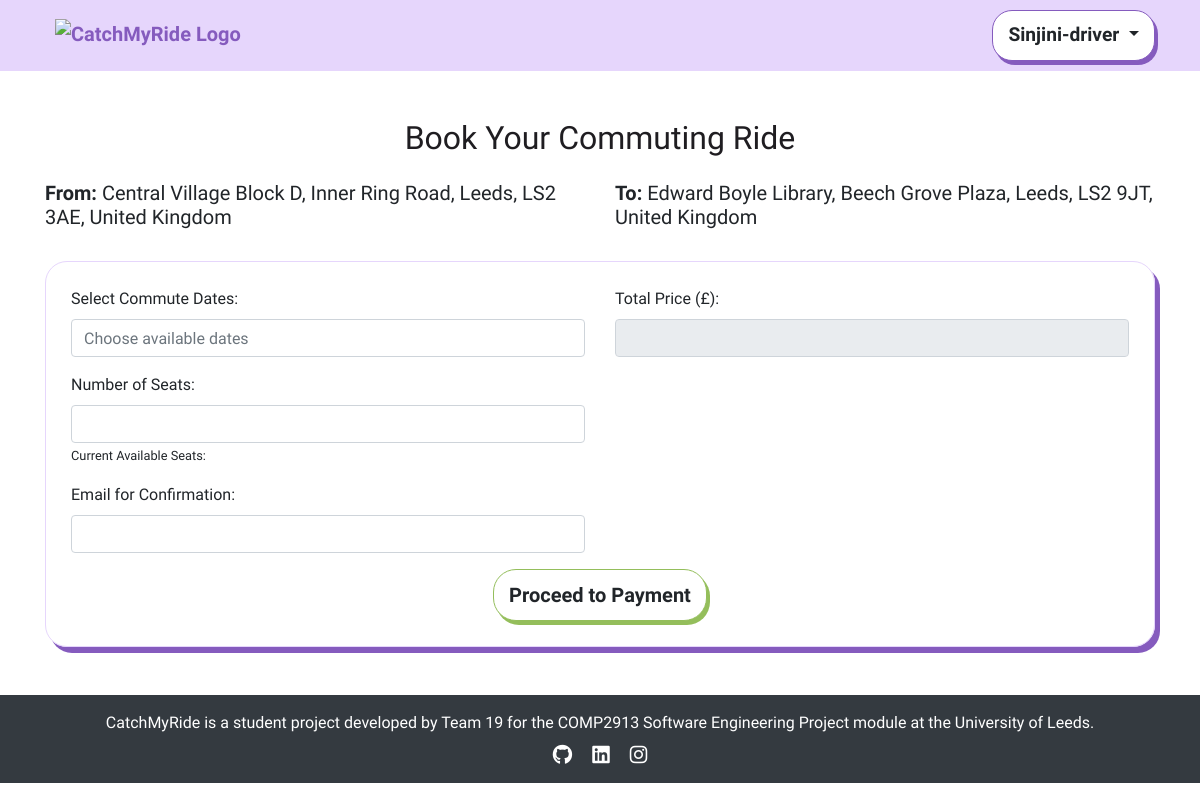
The app's page /book_commuting/2 (signed in) with its own data.
### app/models.py (models this page shows, shortened)
class User(db.Model, UserMixin):
    id = db.Column(db.Integer, primary_key=True)
    username = db.Column(db.String(100), unique=True, nullable=False)
    email = db.Column(db.String(150), unique=True, nullable=False)
    password_hash = db.Column(db.String(200), nullable=False)
    is_active = db.Column(db.Boolean, default=True) # to check if the user activation (user authentication)
    is_manager = db.Column(db.Boolean, default=False)
    published_rides = db.relationship('publish_ride', backref='driver', lazy=True)
    booked_rides = db.relationship('publish_ride', secondary=passenger_rides, backref='passengers')

class publish_ride(db.Model):
    id = db.Column(db.Integer, primary_key=True)
    driver_id = db.Column(db.Integer, db.ForeignKey('user.id'), nullable=False)
    driver_name = db.Column(db.String(100), nullable=False)  # Added Driver Name
    from_location = db.Column(db.String(200), nullable=False)
    to_location = db.Column(db.String(200), nullable=False)
    date_time = db.Column(db.DateTime, nullable=True)  # Now optional
    available_seats_per_date = db.Column(db.JSON, nullable=True)
    price_per_seat = db.Column(db.Float, nullable=False)
    category = db.Column(db.String(50), nullable=False)
    recurrence_dates = db.Column(db.String(255), nullable=True)
    commute_times = db.Column(db.String(255), nullable=True)  # Stores commute time slots
    is_available = db.Column(db.Boolean, default=True)
    status = db.Column(db.String(20), default="Booked")

### app/views.py (the view, shortened to what this page needs)
@app.route('/book_commuting/<int:ride_id>', methods=['GET', 'POST'])
@login_required
def book_commuting(ride_id):
    london = pytz.timezone("Europe/London")
    aware_now = datetime.now(london)
    now = aware_now.replace(tzinfo=None)
    ride = publish_ride.query.get_or_404(ride_id)
    db.session.refresh(ride)
    raw_seat_tracking = json.loads(ride.available_seats_per_date) if ride.available_seats_per_date else {}
    seat_tracking = {
        date: seats for date, seats in raw_seat_tracking.items()
        if datetime.strptime(date, "%Y-%m-%d") >= now
    }
    available_dates = [
        date.strip() for date in (ride.recurrence_dates.split(",") if ride.recurrence_dates else [])
        if datetime.strptime(date.strip(), "%Y-%m-%d") >= now
    ]
    seat_data = seat_tracking
    return render_template(
        'book_commuting.html',
        ride=ride,
        available_dates=available_dates,
        seat_data=seat_data,
        seat_tracking=seat_tracking,
        user=current_user
    )

### app/views.py (called while the page is built)
@app.before_request
def check_redirect_after_login():
    if 'redirect_after_login' in session and current_user.is_authenticated:
        redirect_path = session.pop('redirect_after_login')
        return redirect(redirect_path)

@login_manager.user_loader
def load_user(user_id):
    return User.query.get(int(user_id))

@app.context_processor
def inject_user():
    return dict(user=current_user)

### app/templates/book_commuting.html (shortened to what this page needs)
{% extends "base.html" %}
{% block content %}
<div class="container mt-5">
    <h2 class="text-center mb-4">Book Your Commuting Ride</h2>
    <div class="row mb-4">
        <div class="col-md-6">
            <h5><strong>From:</strong> {{ ride.from_location }}</h5>
        </div>
        <div class="col-md-6">
            <h5><strong>To:</strong> {{ ride.to_location }}</h5>
        </div>
    </div>
    <form id="bookingForm" method="POST" action="{{ url_for('book_commuting', ride_id=ride.id) }}" class="custom-form">
        <div class="row mb-3">
            <div class="col-md-6">
                <label for="selected_dates" class="form-label">Select Commute Dates:</label>
                <input type="text" id="selected_dates" class="form-control" placeholder="Choose available dates" id="selected_date_input" name="selected_date" value="" required>
            </div>
            <div class="col-md-6">
                <label for="total_price" class="form-label">Total Price (£):</label>
                <input type="text" class="form-control" id="total_price" name="total_price" readonly>
            </div>
        </div>
        <div class="row mb-3">
            <div class="col-md-6">
                <label for="seats" class="form-label">Number of Seats:</label>
                <input type="number" class="form-control" id="seats" name="seats"
                    min="1" max="{{ ride.available_seats }}" required>
                    <small>Current Available Seats:
                    </small>
            </div>
        </div>
        <div class="row mb-3">
            <div class="col-md-6">
                <label for="email" class="form-label">Email for Confirmation:</label>
                <input type="email" class="form-control" id="email" name="email" required>
            </div>
        </div>
        <div class="text-center">
            <button type="submit" id="proceedToPayment" class="btn btn-base btn-green btn-lg">
                Proceed to Payment
            </button>
        </div>
    </form>
</div>
{% endblock %}

### app/templates/base.html (shortened to what this page needs)
<!DOCTYPE html>
<html lang="en">
<head>
    <link rel="stylesheet" href="https://stackpath.bootstrapcdn.com/bootstrap/4.2.1/css/bootstrap.min.css">
    <link rel="stylesheet" href="{{ url_for('static', filename='style.css') }}">
    <link rel="stylesheet" href="https://cdnjs.cloudflare.com/ajax/libs/font-awesome/6.0.0-beta3/css/all.min.css">
    <link href='https://unpkg.com/boxicons@2.1.4/css/boxicons.min.css' rel='stylesheet'>
    <link rel="stylesheet" href="https://cdn.jsdelivr.net/npm/flatpickr/dist/flatpickr.min.css">
    <link rel="stylesheet" href="https://unpkg.com/leaflet/dist/leaflet.css" />
    <link rel="stylesheet" href="https://unpkg.com/leaflet.markercluster/dist/MarkerCluster.css" />
    <link rel="stylesheet" href="https://unpkg.com/leaflet.markercluster/dist/MarkerCluster.Default.css" />
</head>
<body class="{% block body_class %}{% endblock %}">
    <div class="flex-wrapper">
    <nav class="navbar">
        <div class="container navbar-container d-flex align-items-baseline justify-content-between">
            <a class="navbar-brand navbar-logo" href="/" aria-label="Catch My Ride Logo" title="Go to home page">
                <img src="https://res.cloudinary.com/dpar2oaev/image/upload/v1745328859/330533dc-5ec6-4b41-a5c8-143db92afdf2.png"
                     alt="CatchMyRide Logo"
                     class="logo-img">
            </a>
            <div class="dropdown">
                {% if user.is_authenticated %}
                    <button class="btn btn-base btn-profile dropdown-toggle" type="button" id="profileDropdown" data-bs-toggle="dropdown" aria-haspopup="true" aria-expanded="false">
                        {{ user.username }}
                    </button>
                {% endif %}
            </div>
        </div>
    </nav>
    <main>
        {% block content %}{% endblock %}
    </main>
    <footer class="bg-dark text-white text-center py-3 mt-5">
        <div class="container">
            <p class="mb-0">
                CatchMyRide is a student project developed by Team 19 for the COMP2913 Software Engineering Project module at the University of Leeds.
            </p>
            <div class="social-links mt-2">
                <a href="https://github.com/COMP2913-24-25/software-engineering-project-team-19/wiki" class="text-white mx-2"><i class="fa-brands fa-github fa-lg"></i></a>
                <a href="https://www.linkedin.com/school/university-of-leeds/posts/?feedView=all" class="text-white mx-2"><i class="fa-brands fa-linkedin fa-lg"></i></a>
                <a href="https://www.instagram.com/universityofleeds/" class="text-white mx-2"><i class="fa-brands fa-instagram fa-lg"></i></a>
            </div>
        </div>
    </footer>
</body>
</html>

### app/static/style.css (style rules this page uses)
html { scroll-behavior: smooth; }
body { margin: 0; background-color: #fff; font-family: "Oxanium", serif; font-weight: 300; }
h2 { font-family: 'Shrikhand', serif; color: #1f1d21; }
i { font-size: 1.2rem; }
a { color: #855bbe; font-weight: bold; text-decoration: none; transition: color 0.3s ease-in-out; }
.navbar .container { display: flex; flex-direction: row; align-items: center; justify-content: space-between; }
.navbar { background-color: #e6d6fc; text-align: center; padding: 10px 0; }
.logo-img { height: 100px; max-height: 70px; object-fit: contain; margin-left: 10px; }
.btn-base { padding: 10px 15px; border-radius: 23px; font-weight: bold; transition: all 0.2s ease-in-out; background-color: white; color: var(--text-color); border: 1px solid var(--border-color); box-shadow: 3px 4px 0px var(--shadow-color); }
.btn-profile { --color: #1f1d21; --border-color: #855bbe; --bg-color: #e6d6fc; --shadow-color: #855bbe; font-size: 1.2rem; border-radius: 20px; }
.btn-green { --color: #1f1d21; --border-color: #94BE5B; --bg-color: #C9DEAD; --shadow-color: #94BE5B; }
.custom-form { border: 1px solid #e6d6fc; border-radius: 22px; box-shadow: 5px 6px 0px #855bbe; padding: 25px; }

### records on screen
User: username "Sinjini-driver"
publish_ride: from_location "Central Village Block D, Inner Ring Road, Leeds, LS2 3AE, United Kingdom", to_location "Edward Boyle Library, Beech Grove Plaza, Leeds, LS2 9JT, United Kingdom"
